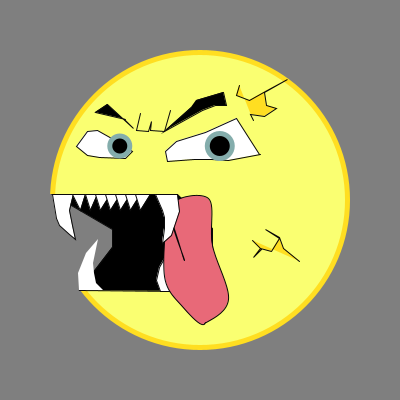
Frame 1 (no input)
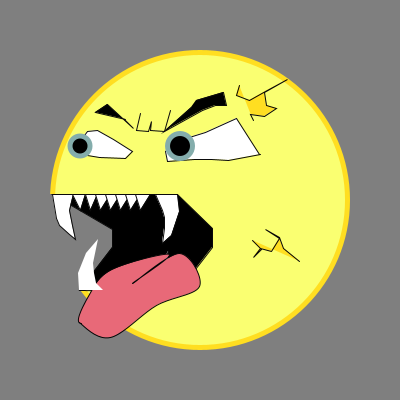
Frame 60 (the mouse pressed at the canvas centre just before this capture)
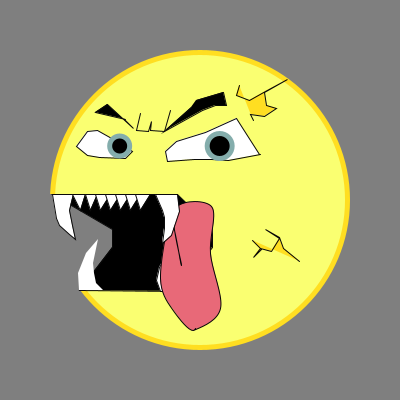
Frame 120 (the mouse held since frame 60 and released just before this capture)

The Processing sketch that drew these frames (run headless with seeded random() and noise(); from frame 60 on, the mouse is pressed at the canvas centre):

// Processing sketch: processing_92341
// ── processing_92341.pde

float x;
float y;
 float rectOscCounter = -23;

void setup() {
        size(400,400); // La taille de la fenetre.
        frameRate(30); // Le nombre d'images par seconde.
        smooth(); // Lisser les formes dessinees.
         
        x = width/2;
        y = height/2;
}
 
 
void draw() {
  
  
  

        background(127); // Remplir l'arriere-plan d'une teinte de gris.
        noStroke();
        fill(#FFDE21);
        ellipse (x,y,300,300);
           fill(#FAFF71);
        ellipse (x,y,290,290);
         
        stroke(10) ;
         
        fill(255);
beginShape(); //oeil 1
vertex(x+59, y-46);
vertex(x+36, y-82);
vertex(x+5, y-68);
vertex(x-24.0, y-59);
vertex(x-35.0, y-49);
vertex(x-33, y-39);
vertex(x-6, y-41);
vertex(x+11, y-41);
vertex(x+28, y-40);
vertex(x+60, y-46);
endShape();


 
 beginShape(); //oeil2
vertex(x-113, y-45);
vertex(x-124, y-54);
vertex(x-113, 131.0);
vertex(x-103, y-70);
vertex(x-87.0, y-61);
vertex(x-68, y-49);
vertex(x-75.0,y-42.0);
vertex(x-101.0, y-43.0);
endShape(CLOSE);
 
 
        
        stroke(5);
        
       
 
noStroke();

 
fill(127);
noStroke();
rect(x-150,y-6,100,96);
stroke(10);
 

 
fill(255);
beginShape();
vertex(x-50,y-6);
vertex(x-40,y-6);
vertex(x-50,y+10);
vertex(x-55,y-6);
endShape(CLOSE);
 
 fill(0);
beginShape(); //bouche
vertex(x-88.0, y+47);
vertex(x-121, y+90);
vertex(x-22,y+91 );
vertex(x+12, y+47);
vertex(x+12, y+28);
vertex(x-23.0, y-6);
vertex(x-148,y-6);
vertex(x-88, y+29);
endShape(CLOSE);

fill(255);
beginShape();
vertex(x-26, y+83);
vertex(x-30, y+74);
vertex(x-31, y+66);
vertex(x-32.0, y+51);
vertex(x-41.0, y+67);
vertex(x-44.0, y+80);
vertex(x-40, y+91);
vertex(x-20, y+91);
endShape(CLOSE);

 pushMatrix();
 
 rectOscCounter = rectOscCounter + 0.07;
  float rectOscCenter = 18;
  float rectOscRadius = QUARTER_PI; 
  
  float rectRadians = cos( rectOscCounter  ) * rectOscRadius + rectOscCenter;
   
  translate( width*0.357, height*0.591);
  rotate(rectRadians);
  translate( -120, -210.5 ); 
  
stroke(5);
fill(#E86978);
beginShape();
curveVertex(x-85, y+66);
curveVertex(x-147, y+93);
curveVertex(x-137,y+65);
curveVertex(x-113, y+42);
curveVertex(x-55, y+30);
curveVertex(x-93.0, y+57);
curveVertex(x-44.0, y+30);
curveVertex(x-27.0, y+64);
curveVertex(x-71, y+80);
curveVertex(x-119, y+109);
curveVertex(x-149, y+92);
curveVertex(x-156, y+72);
endShape();


popMatrix () ;


float oscOffset = 0.1; // radians
        float oscCounter = 0.05 * frameCount;
        float oscCenter = width/2;
        float oscRadius = 20;

        float value = cos( oscCounter + oscOffset ) * oscRadius + oscCenter;
noStroke(); 
fill(#84ADAC);
        ellipse(value,height*0.365,30,30);
        fill(0);
        ellipse(value,height*0.365,20,20);
        fill(255);
        
   




        float calue = cos( 0.05 * frameCount + 0.1 ) * 20 +100;
noStroke(); 
fill(#84ADAC);
        ellipse(calue,height*0.365,25,25);
        fill(0);
        ellipse(calue,height*0.365,15,15);
        fill(255);
        
        
 
 fill(255);
 
 
beginShape(); //dent2
vertex(x-36, y+17);
vertex(x-36, y+28);
vertex(x-38, y+43);
vertex(x-29,y+35);
vertex(x-21, y+11);
vertex(x-23, y-6);
vertex(x-45, y-6);
vertex(x-38, y+10);
endShape(CLOSE);
 
beginShape(); //dent3
vertex(x-104.0, y+83);
vertex(x-106, y+73);
vertex(x-107,y+63);
vertex(x-102, y+39);
vertex(x-114.0, y+53);
vertex(x-122, y+73);
vertex(x-121, y+90);
vertex(x-97, y+90);
endShape(CLOSE);


 
stroke(10);
 
fill(255);
beginShape(); //dent2
vertex(x-36, y+17);
vertex(x-36, y+28);
vertex(x-38, y+43);
vertex(x-29,y+35);
vertex(x-21, y+11);
vertex(x-23, y-6);
vertex(x-45, y-6);
vertex(x-38, y+10);
endShape(CLOSE);
 
 
fill(255);
beginShape(); //dent1
vertex(x-141, y+25.0);
vertex(x-131, y+34.0);
vertex(x-125, y+39.0);
vertex(x-128, y+25.0);
vertex(x-131, y+10.0);
vertex(x-127, y-6.0);
vertex(x-148, y-6.0);
vertex(x-144, y+18.0);
endShape(CLOSE);
 


 
 
 
fill(255);
beginShape();
vertex(x-128,y-6);
vertex(x-115,y-6);
vertex(x-120,y+10);
vertex(x-128,y-6);
endShape(CLOSE);
 
fill(255);
beginShape();
vertex(x-115,y-6);
vertex(x-103,y-6);
vertex(x-110,y+10);
vertex(x-115,y-6);
endShape(CLOSE);


 
fill(255);
beginShape();
vertex(x-103,y-6);
vertex(x-90,y-6);
vertex(x-100,y+10);
vertex(x-105,y-6);
endShape(CLOSE);
 
fill(255);
beginShape();
vertex(x-90,y-6);
vertex(x-80,y-6);
vertex(x-90,y+10);
vertex(x-95,y-6);
endShape(CLOSE);
 
 
fill(255);
beginShape();
vertex(x-80,y-6);
vertex(x-70,y-6);
vertex(x-80,y+10);
vertex(x-85,y-6);
endShape(CLOSE);
 
 
 
fill(255);
beginShape();
vertex(x-70,y-6);
vertex(x-60,y-6);
vertex(x-70,y+10);
vertex(x-75,y-6);
endShape(CLOSE);
 
fill(255);
beginShape();
vertex(x-60,y-6);
vertex(x-50,y-6);
vertex(x-60,y+10);
vertex(x-65,y-6);
endShape(CLOSE);
 

 
fill(0);
 
beginShape();
vertex(x-75, y-81);
vertex(x-105, y-88);
vertex(x-93.0, y-96);
vertex(x-67.0, y-72);
vertex(x-76.0, y-81);
endShape();
 
fill(#FAFF71);
beginShape();
vertex(x-30, y-90);
vertex(x-36, y-69);
vertex(x-50, y-70);
vertex(x-49.0, y-79);
vertex(x-52.0, y-69);
vertex(x-64, y-70);
vertex(x-60, y-87);
endShape();
 
 
fill(0);
beginShape();
vertex(x-9, y-93);
vertex(x-36, y-69);
vertex(x+2, y-90);
vertex(x+15,y-95);
vertex(x+26, y-95);
vertex(x+23, y-108);
vertex(x-4.0, y-100);
endShape();
 
stroke(5);
fill(#FFDE21);
beginShape();
vertex(x+39, y-115);
vertex(x+36, y-105);
vertex(x+49, y-100);
vertex(x+65, y-109);
vertex(x+87, y-121);
vertex(x+64, y-108);
vertex(x+66, y-95);
vertex(x+76, y-92);
vertex(x+64, y-84);
vertex(x+50, y-86);
vertex(x+53, y-80);
endShape();
 
fill(#FFDE21);
beginShape();
vertex(x+99, y+61);
vertex(x+83, y+48);
vertex(x+79, y+37);
vertex(x+65, y+29);
vertex(x+79, y+38);
vertex(x+71, y+51);
vertex(x+60, y+48);
vertex(x+53, y+57);
vertex(x+61, y+49);
vertex(x+52, y+40);
endShape();

 

}
